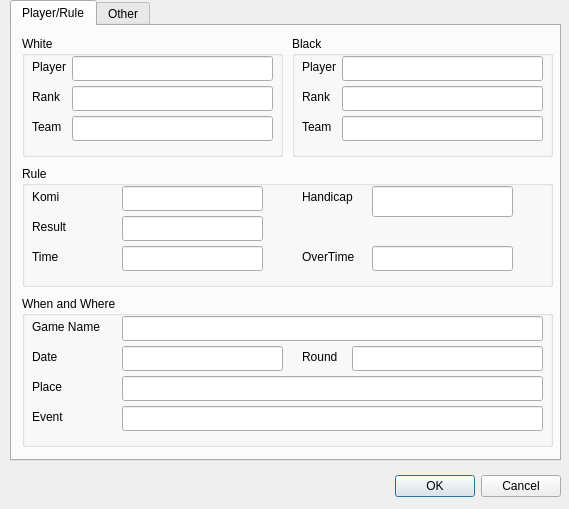
<?xml version="1.0" encoding="UTF-8"?>
<ui version="4.0">
 <class>GameInformationDialog</class>
 <widget class="QDialog" name="GameInformationDialog">
  <property name="geometry">
   <rect>
    <x>0</x>
    <y>0</y>
    <width>569</width>
    <height>509</height>
   </rect>
  </property>
  <property name="windowTitle">
   <string>Dialog</string>
  </property>
  <property name="windowIcon">
   <iconset resource="resources.qrc">
    <normaloff>:/res/mgo.png</normaloff>:/res/mgo.png</iconset>
  </property>
  <widget class="QDialogButtonBox" name="buttonBox">
   <property name="geometry">
    <rect>
     <x>10</x>
     <y>470</y>
     <width>551</width>
     <height>32</height>
    </rect>
   </property>
   <property name="orientation">
    <enum>Qt::Horizontal</enum>
   </property>
   <property name="standardButtons">
    <set>QDialogButtonBox::Cancel|QDialogButtonBox::Ok</set>
   </property>
  </widget>
  <widget class="QTabWidget" name="tabWidget">
   <property name="geometry">
    <rect>
     <x>10</x>
     <y>0</y>
     <width>551</width>
     <height>461</height>
    </rect>
   </property>
   <property name="currentIndex">
    <number>0</number>
   </property>
   <property name="elideMode">
    <enum>Qt::ElideNone</enum>
   </property>
   <property name="documentMode">
    <bool>false</bool>
   </property>
   <widget class="QWidget" name="playerTab">
    <attribute name="title">
     <string>Player/Rule</string>
    </attribute>
    <widget class="QGroupBox" name="whiteGroupBox">
     <property name="geometry">
      <rect>
       <x>10</x>
       <y>10</y>
       <width>261</width>
       <height>121</height>
      </rect>
     </property>
     <property name="title">
      <string>White</string>
     </property>
     <widget class="QLabel" name="label">
      <property name="geometry">
       <rect>
        <x>10</x>
        <y>20</y>
        <width>41</width>
        <height>21</height>
       </rect>
      </property>
      <property name="text">
       <string>Player</string>
      </property>
     </widget>
     <widget class="QLabel" name="label_2">
      <property name="geometry">
       <rect>
        <x>10</x>
        <y>50</y>
        <width>41</width>
        <height>21</height>
       </rect>
      </property>
      <property name="text">
       <string>Rank</string>
      </property>
     </widget>
     <widget class="QLineEdit" name="whitePlayer">
      <property name="geometry">
       <rect>
        <x>50</x>
        <y>20</y>
        <width>201</width>
        <height>25</height>
       </rect>
      </property>
     </widget>
     <widget class="QLineEdit" name="whiteRank">
      <property name="geometry">
       <rect>
        <x>50</x>
        <y>50</y>
        <width>201</width>
        <height>25</height>
       </rect>
      </property>
     </widget>
     <widget class="QLabel" name="label_5">
      <property name="geometry">
       <rect>
        <x>10</x>
        <y>80</y>
        <width>41</width>
        <height>21</height>
       </rect>
      </property>
      <property name="text">
       <string>Team</string>
      </property>
     </widget>
     <widget class="QLineEdit" name="whiteTeam">
      <property name="geometry">
       <rect>
        <x>50</x>
        <y>80</y>
        <width>201</width>
        <height>25</height>
       </rect>
      </property>
     </widget>
    </widget>
    <widget class="QGroupBox" name="blackGroupBox">
     <property name="geometry">
      <rect>
       <x>280</x>
       <y>10</y>
       <width>261</width>
       <height>121</height>
      </rect>
     </property>
     <property name="title">
      <string>Black</string>
     </property>
     <widget class="QLabel" name="label_6">
      <property name="geometry">
       <rect>
        <x>10</x>
        <y>20</y>
        <width>41</width>
        <height>21</height>
       </rect>
      </property>
      <property name="text">
       <string>Player</string>
      </property>
     </widget>
     <widget class="QLabel" name="label_7">
      <property name="geometry">
       <rect>
        <x>10</x>
        <y>50</y>
        <width>41</width>
        <height>21</height>
       </rect>
      </property>
      <property name="text">
       <string>Rank</string>
      </property>
     </widget>
     <widget class="QLineEdit" name="blackPlayer">
      <property name="geometry">
       <rect>
        <x>50</x>
        <y>20</y>
        <width>201</width>
        <height>25</height>
       </rect>
      </property>
     </widget>
     <widget class="QLineEdit" name="blackRank">
      <property name="geometry">
       <rect>
        <x>50</x>
        <y>50</y>
        <width>201</width>
        <height>25</height>
       </rect>
      </property>
     </widget>
     <widget class="QLabel" name="label_8">
      <property name="geometry">
       <rect>
        <x>10</x>
        <y>80</y>
        <width>41</width>
        <height>21</height>
       </rect>
      </property>
      <property name="text">
       <string>Team</string>
      </property>
     </widget>
     <widget class="QLineEdit" name="blackTeam">
      <property name="geometry">
       <rect>
        <x>50</x>
        <y>80</y>
        <width>201</width>
        <height>25</height>
       </rect>
      </property>
     </widget>
    </widget>
    <widget class="QGroupBox" name="ruleGroupBox">
     <property name="geometry">
      <rect>
       <x>10</x>
       <y>140</y>
       <width>531</width>
       <height>121</height>
      </rect>
     </property>
     <property name="title">
      <string>Rule</string>
     </property>
     <widget class="QLabel" name="label_9">
      <property name="geometry">
       <rect>
        <x>10</x>
        <y>20</y>
        <width>41</width>
        <height>21</height>
       </rect>
      </property>
      <property name="text">
       <string>Komi</string>
      </property>
     </widget>
     <widget class="QLabel" name="label_10">
      <property name="geometry">
       <rect>
        <x>10</x>
        <y>50</y>
        <width>41</width>
        <height>21</height>
       </rect>
      </property>
      <property name="text">
       <string>Result</string>
      </property>
     </widget>
     <widget class="QLineEdit" name="komi">
      <property name="geometry">
       <rect>
        <x>100</x>
        <y>20</y>
        <width>141</width>
        <height>25</height>
       </rect>
      </property>
     </widget>
     <widget class="QLineEdit" name="result">
      <property name="geometry">
       <rect>
        <x>100</x>
        <y>50</y>
        <width>141</width>
        <height>25</height>
       </rect>
      </property>
     </widget>
     <widget class="QLabel" name="label_3">
      <property name="geometry">
       <rect>
        <x>280</x>
        <y>20</y>
        <width>51</width>
        <height>21</height>
       </rect>
      </property>
      <property name="text">
       <string>Handicap</string>
      </property>
     </widget>
     <widget class="QLineEdit" name="handicap">
      <property name="geometry">
       <rect>
        <x>350</x>
        <y>20</y>
        <width>141</width>
        <height>31</height>
       </rect>
      </property>
     </widget>
     <widget class="QLabel" name="label_13">
      <property name="geometry">
       <rect>
        <x>10</x>
        <y>80</y>
        <width>41</width>
        <height>21</height>
       </rect>
      </property>
      <property name="text">
       <string>Time</string>
      </property>
     </widget>
     <widget class="QLabel" name="label_14">
      <property name="geometry">
       <rect>
        <x>280</x>
        <y>80</y>
        <width>61</width>
        <height>21</height>
       </rect>
      </property>
      <property name="text">
       <string>OverTime</string>
      </property>
     </widget>
     <widget class="QLineEdit" name="time">
      <property name="geometry">
       <rect>
        <x>100</x>
        <y>80</y>
        <width>141</width>
        <height>25</height>
       </rect>
      </property>
     </widget>
     <widget class="QLineEdit" name="overTime">
      <property name="geometry">
       <rect>
        <x>350</x>
        <y>80</y>
        <width>141</width>
        <height>25</height>
       </rect>
      </property>
     </widget>
    </widget>
    <widget class="QGroupBox" name="groupBox">
     <property name="geometry">
      <rect>
       <x>10</x>
       <y>270</y>
       <width>531</width>
       <height>151</height>
      </rect>
     </property>
     <property name="title">
      <string>When and Where</string>
     </property>
     <widget class="QLabel" name="label_4">
      <property name="geometry">
       <rect>
        <x>10</x>
        <y>20</y>
        <width>71</width>
        <height>21</height>
       </rect>
      </property>
      <property name="text">
       <string>Game Name</string>
      </property>
     </widget>
     <widget class="QLabel" name="label_11">
      <property name="geometry">
       <rect>
        <x>10</x>
        <y>50</y>
        <width>61</width>
        <height>21</height>
       </rect>
      </property>
      <property name="text">
       <string>Date</string>
      </property>
     </widget>
     <widget class="QLabel" name="label_12">
      <property name="geometry">
       <rect>
        <x>10</x>
        <y>80</y>
        <width>61</width>
        <height>21</height>
       </rect>
      </property>
      <property name="text">
       <string>Place</string>
      </property>
     </widget>
     <widget class="QLineEdit" name="gameName">
      <property name="geometry">
       <rect>
        <x>100</x>
        <y>20</y>
        <width>421</width>
        <height>25</height>
       </rect>
      </property>
     </widget>
     <widget class="QLineEdit" name="date">
      <property name="geometry">
       <rect>
        <x>100</x>
        <y>50</y>
        <width>161</width>
        <height>25</height>
       </rect>
      </property>
     </widget>
     <widget class="QLineEdit" name="place">
      <property name="geometry">
       <rect>
        <x>100</x>
        <y>80</y>
        <width>421</width>
        <height>25</height>
       </rect>
      </property>
     </widget>
     <widget class="QLabel" name="label_15">
      <property name="geometry">
       <rect>
        <x>280</x>
        <y>50</y>
        <width>52</width>
        <height>21</height>
       </rect>
      </property>
      <property name="text">
       <string>Round</string>
      </property>
     </widget>
     <widget class="QLineEdit" name="round">
      <property name="geometry">
       <rect>
        <x>330</x>
        <y>50</y>
        <width>191</width>
        <height>25</height>
       </rect>
      </property>
     </widget>
     <widget class="QLabel" name="label_16">
      <property name="geometry">
       <rect>
        <x>10</x>
        <y>110</y>
        <width>52</width>
        <height>21</height>
       </rect>
      </property>
      <property name="text">
       <string>Event</string>
      </property>
     </widget>
     <widget class="QLineEdit" name="event">
      <property name="geometry">
       <rect>
        <x>100</x>
        <y>110</y>
        <width>421</width>
        <height>25</height>
       </rect>
      </property>
     </widget>
    </widget>
   </widget>
   <widget class="QWidget" name="optionTab">
    <attribute name="title">
     <string>Other</string>
    </attribute>
    <widget class="QGroupBox" name="groupBox_2">
     <property name="geometry">
      <rect>
       <x>10</x>
       <y>10</y>
       <width>531</width>
       <height>311</height>
      </rect>
     </property>
     <property name="title">
      <string>Other</string>
     </property>
     <widget class="QLabel" name="label_17">
      <property name="geometry">
       <rect>
        <x>10</x>
        <y>20</y>
        <width>71</width>
        <height>21</height>
       </rect>
      </property>
      <property name="text">
       <string>User</string>
      </property>
     </widget>
     <widget class="QLabel" name="label_18">
      <property name="geometry">
       <rect>
        <x>10</x>
        <y>50</y>
        <width>61</width>
        <height>21</height>
       </rect>
      </property>
      <property name="text">
       <string>Source</string>
      </property>
     </widget>
     <widget class="QLabel" name="label_19">
      <property name="geometry">
       <rect>
        <x>10</x>
        <y>110</y>
        <width>91</width>
        <height>21</height>
       </rect>
      </property>
      <property name="text">
       <string>Game Comment</string>
      </property>
     </widget>
     <widget class="QLabel" name="label_20">
      <property name="geometry">
       <rect>
        <x>10</x>
        <y>210</y>
        <width>71</width>
        <height>21</height>
       </rect>
      </property>
      <property name="text">
       <string>Copyright</string>
      </property>
     </widget>
     <widget class="QLabel" name="label_21">
      <property name="geometry">
       <rect>
        <x>10</x>
        <y>270</y>
        <width>71</width>
        <height>21</height>
       </rect>
      </property>
      <property name="text">
       <string>Annotation</string>
      </property>
     </widget>
     <widget class="QLineEdit" name="user">
      <property name="geometry">
       <rect>
        <x>100</x>
        <y>20</y>
        <width>421</width>
        <height>25</height>
       </rect>
      </property>
     </widget>
     <widget class="QLineEdit" name="source">
      <property name="geometry">
       <rect>
        <x>100</x>
        <y>50</y>
        <width>421</width>
        <height>25</height>
       </rect>
      </property>
     </widget>
     <widget class="QPlainTextEdit" name="gameComment">
      <property name="geometry">
       <rect>
        <x>100</x>
        <y>110</y>
        <width>421</width>
        <height>91</height>
       </rect>
      </property>
     </widget>
     <widget class="QPlainTextEdit" name="copyright">
      <property name="geometry">
       <rect>
        <x>100</x>
        <y>210</y>
        <width>421</width>
        <height>51</height>
       </rect>
      </property>
     </widget>
     <widget class="QLineEdit" name="annotation">
      <property name="geometry">
       <rect>
        <x>100</x>
        <y>270</y>
        <width>421</width>
        <height>26</height>
       </rect>
      </property>
     </widget>
     <widget class="QLabel" name="label_22">
      <property name="geometry">
       <rect>
        <x>10</x>
        <y>80</y>
        <width>52</width>
        <height>21</height>
       </rect>
      </property>
      <property name="text">
       <string>opening</string>
      </property>
     </widget>
     <widget class="QLineEdit" name="opening">
      <property name="geometry">
       <rect>
        <x>100</x>
        <y>80</y>
        <width>421</width>
        <height>25</height>
       </rect>
      </property>
     </widget>
    </widget>
   </widget>
  </widget>
 </widget>
 <tabstops>
  <tabstop>whitePlayer</tabstop>
  <tabstop>whiteRank</tabstop>
  <tabstop>whiteTeam</tabstop>
  <tabstop>blackPlayer</tabstop>
  <tabstop>blackRank</tabstop>
  <tabstop>blackTeam</tabstop>
  <tabstop>komi</tabstop>
  <tabstop>handicap</tabstop>
  <tabstop>result</tabstop>
  <tabstop>time</tabstop>
  <tabstop>overTime</tabstop>
  <tabstop>gameName</tabstop>
  <tabstop>date</tabstop>
  <tabstop>round</tabstop>
  <tabstop>place</tabstop>
  <tabstop>event</tabstop>
  <tabstop>user</tabstop>
  <tabstop>source</tabstop>
  <tabstop>opening</tabstop>
  <tabstop>gameComment</tabstop>
  <tabstop>copyright</tabstop>
  <tabstop>annotation</tabstop>
  <tabstop>buttonBox</tabstop>
  <tabstop>tabWidget</tabstop>
 </tabstops>
 <resources>
  <include location="resources.qrc"/>
 </resources>
 <connections>
  <connection>
   <sender>buttonBox</sender>
   <signal>accepted()</signal>
   <receiver>GameInformationDialog</receiver>
   <slot>accept()</slot>
   <hints>
    <hint type="sourcelabel">
     <x>248</x>
     <y>254</y>
    </hint>
    <hint type="destinationlabel">
     <x>157</x>
     <y>274</y>
    </hint>
   </hints>
  </connection>
  <connection>
   <sender>buttonBox</sender>
   <signal>rejected()</signal>
   <receiver>GameInformationDialog</receiver>
   <slot>reject()</slot>
   <hints>
    <hint type="sourcelabel">
     <x>316</x>
     <y>260</y>
    </hint>
    <hint type="destinationlabel">
     <x>286</x>
     <y>274</y>
    </hint>
   </hints>
  </connection>
 </connections>
</ui>
